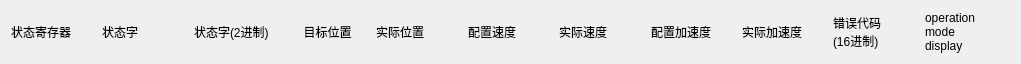
   <widget class="QWidget" name="layoutWidget">
    <property name="geometry">
     <rect>
      <x>80</x>
      <y>330</y>
      <width>1021</width>
      <height>53</height>
     </rect>
    </property>
    <layout class="QHBoxLayout" name="horizontalLayout_19">
     <item>
      <widget class="QLabel" name="label_20">
       <property name="text">
        <string>状态寄存器</string>
       </property>
      </widget>
     </item>
     <item>
      <widget class="QLabel" name="label_21">
       <property name="text">
        <string>状态字</string>
       </property>
      </widget>
     </item>
     <item>
      <widget class="QLabel" name="label_22">
       <property name="text">
        <string>状态字(2进制)</string>
       </property>
      </widget>
     </item>
     <item>
      <widget class="QLabel" name="label_23">
       <property name="text">
        <string>目标位置</string>
       </property>
       <property name="alignment">
        <set>Qt::AlignCenter</set>
       </property>
      </widget>
     </item>
     <item>
      <widget class="QLabel" name="label_24">
       <property name="text">
        <string>实际位置</string>
       </property>
      </widget>
     </item>
     <item>
      <widget class="QLabel" name="label_25">
       <property name="text">
        <string>配置速度</string>
       </property>
      </widget>
     </item>
     <item>
      <widget class="QLabel" name="label_27">
       <property name="text">
        <string>实际速度</string>
       </property>
      </widget>
     </item>
     <item>
      <widget class="QLabel" name="label_28">
       <property name="text">
        <string>配置加速度</string>
       </property>
      </widget>
     </item>
     <item>
      <widget class="QLabel" name="label_30">
       <property name="text">
        <string>实际加速度</string>
       </property>
      </widget>
     </item>
     <item>
      <widget class="QLabel" name="label_31">
       <property name="text">
        <string>错误代码
(16进制)</string>
       </property>
      </widget>
     </item>
     <item>
      <widget class="QLabel" name="label_32">
       <property name="text">
        <string>operation
mode
display</string>
       </property>
      </widget>
     </item>
    </layout>
   </widget>
